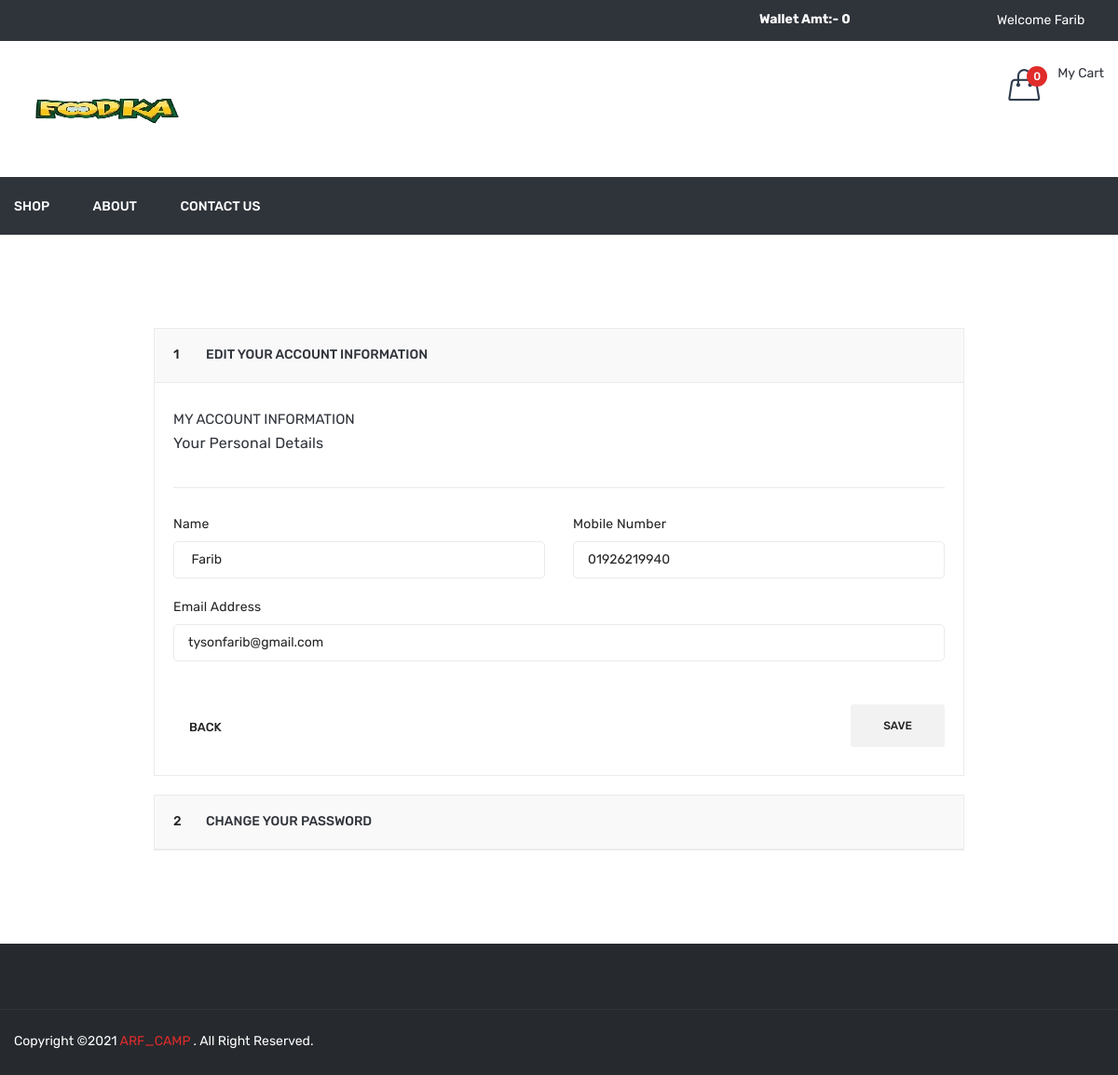
Page /profile.php (signed in) on the earlier database version.
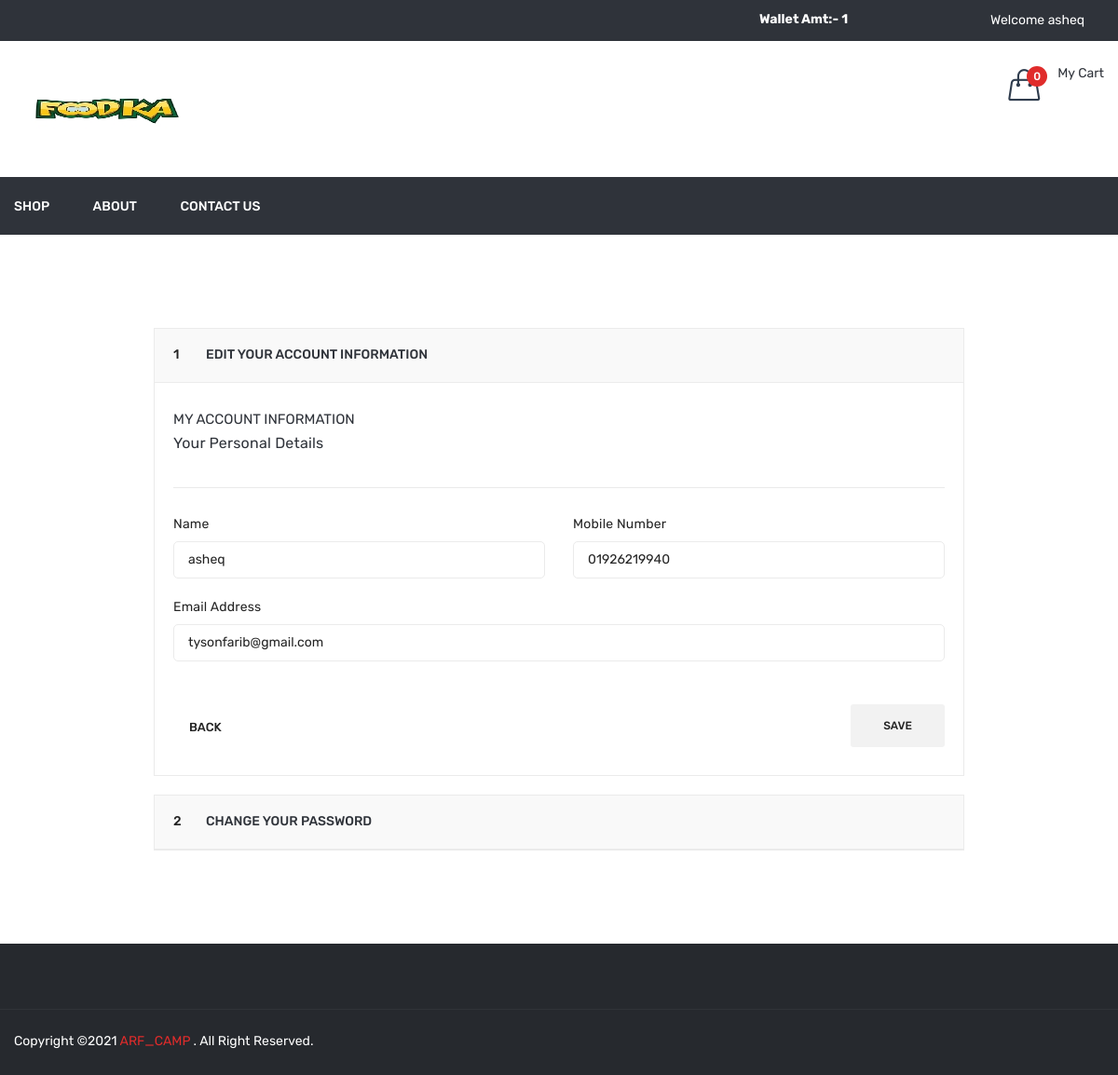
Same page on the later database version.
### tables this page shows
CREATE TABLE `user` (
  `id` int(11) NOT NULL,
  `name` varchar(50) NOT NULL,
  `email` varchar(50) NOT NULL,
  `mobile` varchar(15) NOT NULL,
  `password` varchar(50) NOT NULL,
  `added_on` datetime NOT NULL,
  `status` int(11) NOT NULL,
  `email_verify` int(11) NOT NULL,
  `rand_str` varchar(50) NOT NULL
);

### function.inc.php (called while the page is built, shortened)
	<?php
function getUserDetailsByid($uid=''){
  global $con;
  $data['name']='';
  $data['email']='';
  $data['mobile']='';
  if(isset($_SESSION['FOOD_USER_ID'])){
    $uid=$_SESSION['FOOD_USER_ID'];
  }
  $row=mysqli_fetch_assoc(mysqli_query($con,"select * from user where id='$uid'"));
  $data['name']=$row['name'];
  $data['email']=$row['email'];
  $data['mobile']=$row['mobile'];
  return $data;
}
function getWalletAmt($uid){
  global $con;
  $sql="select * from wallet where user_id='$uid'";
  $res=mysqli_query($con,$sql);
  $in=0;
  $out=0;
  while($row=mysqli_fetch_assoc($res)){
    if($row['type']=='in'){
      $in=$in+$row['amt'];
    }
    if($row['type']=='out'){
      $out=$out+$row['amt'];
    }
  }
  return $in-$out;
}
?>

### profile.php (the view, shortened to what the changed rows need)
<?php
include ("header.php");
$getUserDetails=getUserDetailsByid();
?>
<div class="myaccount-area pb-80 pt-100">
            <div class="container">
                <div class="row">
                    <div class="ml-auto mr-auto col-lg-9">
                        <div class="checkout-wrapper">
                            <div id="faq" class="panel-group">
                                <div class="panel panel-default">
                                    <div id="my-account-1" class="panel-collapse collapse show">
                                        <div class="panel-body">
          <form method="post" id="frmProfile">
												<div class="billing-information-wrapper">
													<div class="row">
														<div class="col-lg-6 col-md-6">
															<div class="billing-info">
																<label>Name</label>
                                       <input type="text" id="uname" name="name" required value="<?php echo $getUserDetails['name']?>">
															</div>
														</div>
														<div class="col-lg-6 col-md-6">
															<div class="billing-info">
																<label>Mobile Number</label>
									<input type="text" name="mobile" value="<?php echo $getUserDetails['mobile']?>" required>
															</div>
														</div>
														<div class="col-lg-12 col-md-12">
															<div class="billing-info">
																<label>Email Address</label>
									<input type="email" readonly="readonly" value="<?php echo $getUserDetails['email']?>">
															</div>
														</div>
													</div>
												</div>
		</form>
                                        </div>
                                    </div>
                                </div>
                            </div>
                        </div>
                    </div>
                </div>
            </div>
        </div>
<?php
include("footer.php");
?>

### header.php (shortened to what the changed rows need)
<?php
include('database.inc.php');
include('function.inc.php');
$getWalletAmt=0;
if(isset($_SESSION['FOOD_USER_ID'])){
    $getWalletAmt=getWalletAmt($_SESSION['FOOD_USER_ID']);
}
 ?>
<!doctype html>
<html class="no-js" lang="zxx">
<head>
        <link rel="stylesheet" href="<?php echo FRONT_SITE_PATH?>assets/css/bootstrap.min.css">
        <link rel="stylesheet" href="<?php echo FRONT_SITE_PATH?>assets/css/animate.css">
        <link rel="stylesheet" href="<?php echo FRONT_SITE_PATH?>assets/css/owl.carousel.min.css">
        <link rel="stylesheet" href="<?php echo FRONT_SITE_PATH?>assets/css/slick.css">
        <link rel="stylesheet" href="<?php echo FRONT_SITE_PATH?>assets/css/chosen.min.css">
        <link rel="stylesheet" href="<?php echo FRONT_SITE_PATH?>assets/css/ionicons.min.css">
        <link rel="stylesheet" href="<?php echo FRONT_SITE_PATH?>assets/css/font-awesome.min.css">
        <link rel="stylesheet" href="<?php echo FRONT_SITE_PATH?>assets/css/simple-line-icons.css">
        <link rel="stylesheet" href="<?php echo FRONT_SITE_PATH?>assets/css/jquery-ui.css">
        <link rel="stylesheet" href="<?php echo FRONT_SITE_PATH?>assets/css/meanmenu.min.css">
        <link rel="stylesheet" href="<?php echo FRONT_SITE_PATH?>assets/css/style.css">
        <link rel="stylesheet" href="<?php echo FRONT_SITE_PATH?>assets/css/responsive.css">
    </head>
    <body>
        <header class="header-area">
            <div class="header-top black-bg">
                <div class="container">
                    <div class="row">
                      <div class="col-lg-2 col-md-4 col-12 col-sm-4">
                            <?php
                                if(isset($_SESSION['FOOD_USER_NAME'])){
                                ?>
                            <div id="wallet_top_box">
                                <a href="<?php echo FRONT_SITE_PATH?>wallet" style="color:#fff;">
                                    Wallet Amt:- <?php echo $getWalletAmt?>
                                </a>
                            </div>
                                <?php  } ?>
                        </div>
                        <div class="col-lg-2 col-md-8 col-12 col-sm-8">
                            <div class="account-curr-lang-wrap f-right">
                                <?php
                                if(isset($_SESSION['FOOD_USER_NAME'])){
                                ?>
                                <ul>
                                    <li class="top-hover"><a href="#"><?php echo "Welcome <span id='user_top_name'> ".$_SESSION['FOOD_USER_NAME'];?>  <i class="ion-chevron-down"></i></a>
                                    </li>
                                </ul>
                                <?php } ?>
                            </div>
                        </div>
                    </div>
                </div>
            </div>
        </header>

Differences in the rows shown:
changed user "tysonfarib@gmail.com": name "Farib" → "asheq"
Other differences:
$getWalletAmt: "0" → "1"
$_SESSION['FOOD_USER_NAME']: "Farib" → "asheq"
